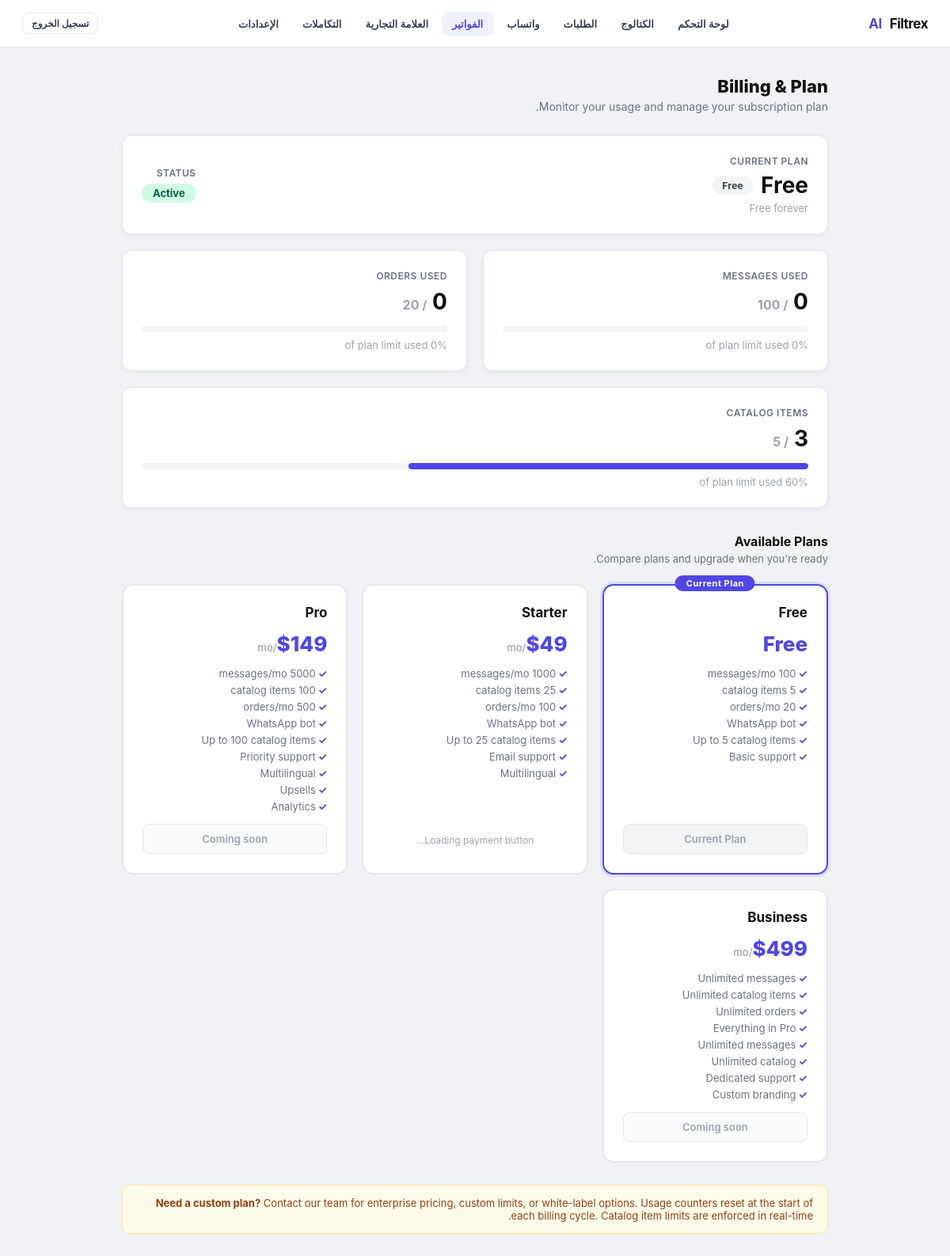
The page /admin/billing (signed in) on the database its author committed.
### tables this page shows
CREATE TABLE clients (
                id                INTEGER PRIMARY KEY AUTOINCREMENT,
                name              TEXT NOT NULL,
                business_type     TEXT DEFAULT 'clinic',
                default_language  TEXT DEFAULT 'ar',
                currency          TEXT DEFAULT 'MAD',
                timezone          TEXT DEFAULT 'Africa/Casablanca',
                admin_whatsapp    TEXT,
                ultramsg_instance TEXT,
                ultramsg_token    TEXT,
                is_active         INTEGER DEFAULT 1,
                created_at        TEXT DEFAULT (datetime('now'))
            , whatsapp_connected INTEGER DEFAULT 0, onboarding_step INTEGER DEFAULT 0, referral_code   TEXT, referred_by     INTEGER, referral_count  INTEGER DEFAULT 0, brand_name          TEXT, logo_url            TEXT, primary_color       TEXT DEFAULT '#4f46e5', custom_domain       TEXT, white_label_enabled INTEGER DEFAULT 0, business_whatsapp_number TEXT, whatsapp_connection_status TEXT DEFAULT 'not_connected', whatsapp_provider TEXT DEFAULT 'ultramsg', plan TEXT DEFAULT 'free', subscription_id TEXT);

CREATE TABLE subscription_plans (
                id                 INTEGER PRIMARY KEY AUTOINCREMENT,
                name               TEXT NOT NULL,
                price_monthly      REAL NOT NULL DEFAULT 0,
                max_messages       INTEGER NOT NULL DEFAULT 100,
                max_catalog_items  INTEGER NOT NULL DEFAULT 5,
                max_orders         INTEGER NOT NULL DEFAULT 20,
                features_json      TEXT DEFAULT '[]',
                is_active          INTEGER DEFAULT 1
            );

CREATE TABLE client_subscriptions (
                id             INTEGER PRIMARY KEY AUTOINCREMENT,
                client_id      INTEGER NOT NULL,
                plan_id        INTEGER NOT NULL,
                status         TEXT NOT NULL DEFAULT 'active',
                started_at     TEXT DEFAULT CURRENT_TIMESTAMP,
                expires_at     TEXT,
                messages_used  INTEGER DEFAULT 0,
                orders_used    INTEGER DEFAULT 0
            , bonus_messages INTEGER DEFAULT 0, paypal_subscription_id TEXT);

### app.py (the view)
@app.route("/admin/billing")
def admin_billing():
    guard = _admin_guard()
    if guard:
        return guard
    cid = _session_client_id()
    sub = get_client_subscription(cid)
    con = get_db_connection()
    try:
        catalog_count = con.execute(
            "SELECT COUNT(*) FROM catalogs WHERE client_id=?", (cid,)
        ).fetchone()[0]
        all_plans = con.execute(
            "SELECT * FROM subscription_plans WHERE is_active=1 ORDER BY price_monthly ASC"
        ).fetchall()
    finally:
        con.close()
    plans_list = []
    for p in all_plans:
        pd = dict(p)
        try:
            pd["features"] = json.loads(pd.get("features_json") or "[]")
        except Exception:
            pd["features"] = []
        plans_list.append(pd)
    _plan_display = sub.get("plan_name") if sub else "none"
    print(f"[BILLING_PLAN] admin_billing client={cid} plan={_plan_display!r}")
    return render_template(
        "admin/billing.html",
        sub=sub,
        catalog_count=catalog_count,
        all_plans=plans_list,
        active="billing"
    )

### app.py (called while the page is built)
@app.context_processor
def _inject_branding():
    return {"branding": getattr(g, "branding", {"brand_name": "Filtrex AI",
                                                  "logo_url": None,
                                                  "primary_color": "#4f46e5",
                                                  "white_label_enabled": 0})}

def t(key, lang="en"):
    lang = lang if lang in TRANSLATIONS else "en"
    return TRANSLATIONS[lang].get(key) or TRANSLATIONS["en"].get(key, key)

@app.context_processor
def _inject_lang():
    cid = session.get("client_id")
    lang = "en"
    if cid:
        _con = sqlite3.connect("bookings.db", timeout=10)
        _con.row_factory = sqlite3.Row
        try:
            _row = _con.execute(
                "SELECT default_language FROM clients WHERE id=?", (cid,)
            ).fetchone()
        finally:
            _con.close()
        if _row:
            lang = _row["default_language"] or "en"
    return {"lang": lang, "t": t}

def get_db_connection():
    con = sqlite3.connect(DB_FILE, timeout=10)
    con.row_factory = sqlite3.Row
    return con

def _session_client_id():
    cid = session.get("client_id")
    return int(cid) if cid else CLIENT_ID

def _admin_guard():
    if not session.get("logged_in"):
        return redirect(url_for("login"))
    cid = session.get("client_id")
    if cid:
        print(f"[AUTH_CLIENT_ID] client_id={cid} path={request.path}")
    return None

### templates/admin/billing.html (shortened to what this page needs)
{% extends "admin/layout.html" %}
{% block content %}
<div class="billing-wrap">
  <div class="billing-hero">
    <h1>Billing &amp; Plan</h1>
    <p>Monitor your usage and manage your subscription plan.</p>
  </div>
  {% if sub %}
    {% set pct_msg = ((sub.messages_used / sub.max_messages * 100) | int) if sub.max_messages > 0 else 0 %}
    {% set pct_ord = ((sub.orders_used   / sub.max_orders   * 100) | int) if sub.max_orders   > 0 else 0 %}
    {% set pct_cat = ((catalog_count     / sub.max_catalog_items * 100) | int) if sub.max_catalog_items > 0 else 0 %}
    <div class="billing-grid">
      <div class="stat-card" style="grid-column:1/-1">
        <div style="display:flex; align-items:center; justify-content:space-between; flex-wrap:wrap; gap:12px;">
          <div>
            <div class="stat-label">Current Plan</div>
            <div style="display:flex; align-items:center; gap:10px; margin-top:6px;">
              <span class="stat-value">{{ sub.plan_name }}</span>
              <span class="plan-badge badge-{{ sub.plan_name | lower }}">{{ sub.plan_name }}</span>
            </div>
            <div class="stat-sub" style="margin-top:4px;">
              {% if sub.price_monthly == 0 %}Free forever
              {% else %}${{ sub.price_monthly }}/month{% endif %}
            </div>
          </div>
          <div style="text-align:right;">
            <div class="stat-label">Status</div>
            <span style="display:inline-block; margin-top:6px; padding:4px 14px;
              border-radius:999px; font-size:13px; font-weight:700;
              background:{% if sub.status=='active' %}#d1fae5{% else %}#fee2e2{% endif %};
              color:{% if sub.status=='active' %}#065f46{% else %}#991b1b{% endif %};">
              {{ sub.status | title }}
            </span>
          </div>
        </div>
      </div>
      <div class="stat-card">
        <div class="stat-label">Messages Used</div>
        {% if sub.max_messages == -1 %}
          <div class="stat-value">{{ sub.messages_used }}</div>
          <div class="stat-sub">Unlimited</div>
        {% else %}
          <div class="stat-value">{{ sub.messages_used }} <span style="font-size:16px; color:#9ca3af;">/ {{ sub.max_messages }}</span></div>
          <div class="progress-bar-wrap">
          </div>
          <div class="stat-sub">{{ pct_msg }}% of plan limit used</div>
        {% endif %}
      </div>
      <div class="stat-card">
        <div class="stat-label">Orders Used</div>
        {% if sub.max_orders == -1 %}
          <div class="stat-value">{{ sub.orders_used }}</div>
          <div class="stat-sub">Unlimited</div>
        {% else %}
          <div class="stat-value">{{ sub.orders_used }} <span style="font-size:16px; color:#9ca3af;">/ {{ sub.max_orders }}</span></div>
          <div class="progress-bar-wrap">
          </div>
          <div class="stat-sub">{{ pct_ord }}% of plan limit used</div>
        {% endif %}
      </div>
      <div class="stat-card" style="grid-column:1/-1">
        <div class="stat-label">Catalog Items</div>
        {% if sub.max_catalog_items == -1 %}
          <div class="stat-value">{{ catalog_count }}</div>
          <div class="stat-sub">Unlimited</div>
        {% else %}
          <div class="stat-value">{{ catalog_count }} <span style="font-size:16px; color:#9ca3af;">/ {{ sub.max_catalog_items }}</span></div>
          <div class="progress-bar-wrap">
            <div class="progress-bar {% if pct_cat >= 90 %}over{% elif pct_cat >= 70 %}warn{% endif %}"
                 style="width:{{ [pct_cat, 100] | min }}%"></div>
          </div>
          <div class="stat-sub">{{ pct_cat }}% of plan limit used</div>
        {% endif %}
      </div>
    </div>
  {% else %}
    <div class="info-note" style="margin-bottom:28px;">No active subscription found. Contact support.</div>
  {% endif %}
  <div class="section-title">Available Plans</div>
  <div class="section-sub">Compare plans and upgrade when you're ready.</div>
  <div class="plans-grid">
    {% for plan in all_plans %}
      {% set is_current = sub and sub.plan_id == plan.id %}
      {% set plan_slug  = plan.name | lower %}
      <div class="plan-card {% if is_current %}current{% endif %}">
        {% if is_current %}<div class="plan-card-current-label">Current Plan</div>{% endif %}
        <div class="plan-card-name">{{ plan.name }}</div>
        <div class="plan-card-price">
          {% if plan.price_monthly == 0 %}Free
          {% else %}${{ plan.price_monthly | int }}<span>/mo</span>{% endif %}
        </div>
        <div class="plan-card-limits">
          <ul>
            <li>{% if plan.max_messages == -1 %}Unlimited messages{% else %}{{ plan.max_messages | int }} messages/mo{% endif %}</li>
            <li>{% if plan.max_catalog_items == -1 %}Unlimited catalog items{% else %}{{ plan.max_catalog_items | int }} catalog items{% endif %}</li>
            <li>{% if plan.max_orders == -1 %}Unlimited orders{% else %}{{ plan.max_orders | int }} orders/mo{% endif %}</li>
            {% for feat in plan.features %}
            <li>{{ feat }}</li>
            {% endfor %}
          </ul>
        </div>
        {% if is_current %}
          <div class="btn-upgrade current-plan">Current Plan</div>
        {% elif plan_slug == 'starter' %}
          <div class="paypal-btn-wrap">
            <div id="paypal-button-container-P-2U68430732155245WNHV6LMA">
              <div class="paypal-loading">Loading payment button…</div>
            </div>
          </div>
        {% else %}
          <div class="btn-coming-soon">Coming soon</div>
        {% endif %}
      </div>
    {% endfor %}
  </div>
  <div class="info-note" style="margin-top:28px;">
    <strong>Need a custom plan?</strong> Contact our team for enterprise pricing, custom limits, or white-label options.
    Usage counters reset at the start of each billing cycle.
    Catalog item limits are enforced in real-time.
  </div>
</div>
{% endblock %}

### templates/admin/layout.html (shortened to what this page needs)
<!DOCTYPE html>
<html lang="{{ lang }}" dir="{{ 'rtl' if lang == 'ar' else 'ltr' }}">
<head>
</head>
<body>
<nav class="nav">
  <div class="nav-brand">
    {% if branding.logo_url %}
      <img src="{{ branding.logo_url }}" alt="{{ branding.brand_name }}"
           style="height:32px;width:auto;object-fit:contain;border-radius:4px;" />
    {% else %}
      {% set _parts = branding.brand_name.split() %}
      {% if _parts|length >= 2 %}
        {{ _parts[:-1]|join(' ') }} <span>{{ _parts[-1] }}</span>
      {% else %}
        <span>{{ branding.brand_name }}</span>
      {% endif %}
    {% endif %}
  </div>
  <div class="nav-links">
    <a href="/admin/dashboard" class="nav-link {% if active=='dashboard' %}active{% endif %}">{{ t("nav_dashboard", lang) }}</a>
    <a href="/admin/catalog" class="nav-link {% if active=='catalog' %}active{% endif %}">{{ t("nav_catalog", lang) }}</a>
    <a href="/admin/orders" class="nav-link {% if active=='orders' %}active{% endif %}">{{ t("nav_orders", lang) }}</a>
    <a href="/admin/connect-whatsapp" class="nav-link {% if active=='whatsapp' %}active{% endif %}">{{ t("nav_whatsapp", lang) }}</a>
    <a href="/admin/billing" class="nav-link {% if active=='billing' %}active{% endif %}">{{ t("nav_billing", lang) }}</a>
    <a href="/admin/branding" class="nav-link {% if active=='branding' %}active{% endif %}">{{ t("nav_branding", lang) }}</a>
    <a href="/admin/integrations" class="nav-link {% if active=='integrations' %}active{% endif %}">{{ t("nav_integrations", lang) }}</a>
    <a href="/admin/settings" class="nav-link {% if active=='settings' %}active{% endif %}">{{ t("nav_settings", lang) }}</a>
  </div>
  <div class="nav-right">
    <a href="/logout" class="btn btn-ghost btn-sm">{{ t("nav_logout", lang) }}</a>
  </div>
</nav>
<div class="shell">
  {% block content %}{% endblock %}
</div>
</body>
</html>

### templates/admin/billing.html (style rules this page uses)
.billing-wrap { max-width: 900px; margin: 0 auto; padding: 0 4px; }
.billing-hero { margin-bottom: 28px; }
.billing-hero h1 { font-size: 22px; font-weight: 800; color: #111; margin-bottom: 4px; }
.billing-hero p { font-size: 14px; color: #6b7280; }
.billing-grid { display: grid; grid-template-columns: 1fr 1fr; gap: 20px; margin-bottom: 32px; }
.stat-card { background: #fff; border-radius: 12px; border: 1px solid #e5e7eb; padding: 24px; display: flex; flex-direction: column; gap: 8px; }
.stat-label { font-size: 12px; font-weight: 600; color: #6b7280; text-transform: uppercase; letter-spacing: .5px; }
.stat-value { font-size: 28px; font-weight: 700; color: #111; }
.stat-sub { font-size: 13px; color: #9ca3af; }
.progress-bar-wrap { background: #f3f4f6; border-radius: 999px; height: 8px; overflow: hidden; margin-top: 6px; }
.progress-bar { height: 8px; border-radius: 999px; background: #4f46e5; transition: width .4s; }
.plan-badge { display: inline-block; padding: 4px 12px; border-radius: 999px; font-size: 12px; font-weight: 700; letter-spacing: .3px; }
.badge-free { background: #f3f4f6; color: #374151; }
.plans-grid { display: grid; grid-template-columns: repeat(auto-fit, minmax(210px, 1fr)); gap: 18px; margin-top: 24px; }
.plan-card { border: 2px solid #e5e7eb; border-radius: 14px; padding: 24px; background: #fff; display: flex; flex-direction: column; gap: 14px; transition: border-color .2s, box-shadow .2s; position: relative; }
.plan-card.current { border-color: #4f46e5; box-shadow: 0 0 0 3px rgba(79,70,229,.12); }
.plan-card-current-label { position: absolute; top: -13px; left: 50%; transform: translateX(-50%); background: #4f46e5; color: #fff; font-size: 11px; font-weight: 700; padding: 3px 14px; border-radius: 999px; letter-spacing: .5px; white-space: nowrap; }
.plan-card-name { font-size: 17px; font-weight: 700; color: #111; }
.plan-card-price { font-size: 26px; font-weight: 800; color: #4f46e5; }
.plan-card-price span { font-size: 13px; font-weight: 500; color: #9ca3af; }
.plan-card-limits { font-size: 13px; color: #6b7280; }
.plan-card-limits ul { margin: 0; padding: 0; display: flex; flex-direction: column; gap: 5px; }
.plan-card-limits li { list-style: none; }
.plan-card-limits li::before { content: "✓ "; color: #4f46e5; font-weight: 700; }
.btn-upgrade { display: block; text-align: center; padding: 10px 14px; border-radius: 8px; font-size: 13px; font-weight: 600; cursor: pointer; border: 1.5px solid #4f46e5; color: #4f46e5; background: #fff; text-decoration: none; transition: all .15s; margin-top: auto; }
.btn-upgrade.current-plan { background: #f3f4f6; border-color: #e5e7eb; color: #9ca3af; cursor: default; pointer-events: none; }
.btn-coming-soon { display: block; text-align: center; padding: 10px 14px; border-radius: 8px; font-size: 13px; font-weight: 600; border: 1.5px solid #e5e7eb; color: #9ca3af; background: #f9fafb; cursor: not-allowed; margin-top: auto; }
.paypal-btn-wrap { margin-top: auto; }
.paypal-loading { text-align: center; font-size: 12px; color: #9ca3af; padding: 10px 0; }
.info-note { background: #fffbeb; border: 1px solid #fde68a; border-radius: 10px; padding: 14px 18px; font-size: 13px; color: #92400e; margin-top: 24px; }
.section-title { font-size: 16px; font-weight: 700; color: #111; margin-bottom: 4px; }
.section-sub { font-size: 13px; color: #6b7280; margin-bottom: 20px; }

### rows shown on the page
clients: default_language "لوحة التحكم", default_language "الكتالوج", default_language "الطلبات", default_language "واتساب", default_language "الفواتير", default_language "العلامة التجارية", default_language "التكاملات", default_language "الإعدادات", default_language "تسجيل الخروج"
subscription_plans: plan_name "Free", max_messages "100", max_orders "20", max_catalog_items "5", shows "Current Plan", name "Free", price_monthly "Free", features "WhatsApp bot" "Up to 5 catalog items" "Basic support"
client_subscriptions: status "Active"
subscription_plans: name "Starter", price_monthly "49", features "WhatsApp bot" "Up to 25 catalog items" "Email support" "Multilingual", shows "Loading payment button…"
subscription_plans: name "Pro", price_monthly "149", max_catalog_items "100", features "WhatsApp bot" "Up to 100 catalog items" "Priority support" "Multilingual" "Upsells" "Analytics", shows "Coming soon"
subscription_plans: name "Business", price_monthly "499", max_messages "Unlimited messages", max_catalog_items "Unlimited catalog items", max_orders "Unlimited orders", features "Everything in Pro" "Unlimited messages" "Unlimited catalog" "Dedicated support" "Custom branding", shows "Coming soon"

### other values the page prints
{{ _parts[:-1]|join(' ') }} "Filtrex"
{{ _parts[-1] }} "AI"
{{ pct_msg }} "0"
{{ pct_ord }} "0"
{{ pct_cat }} "60"
